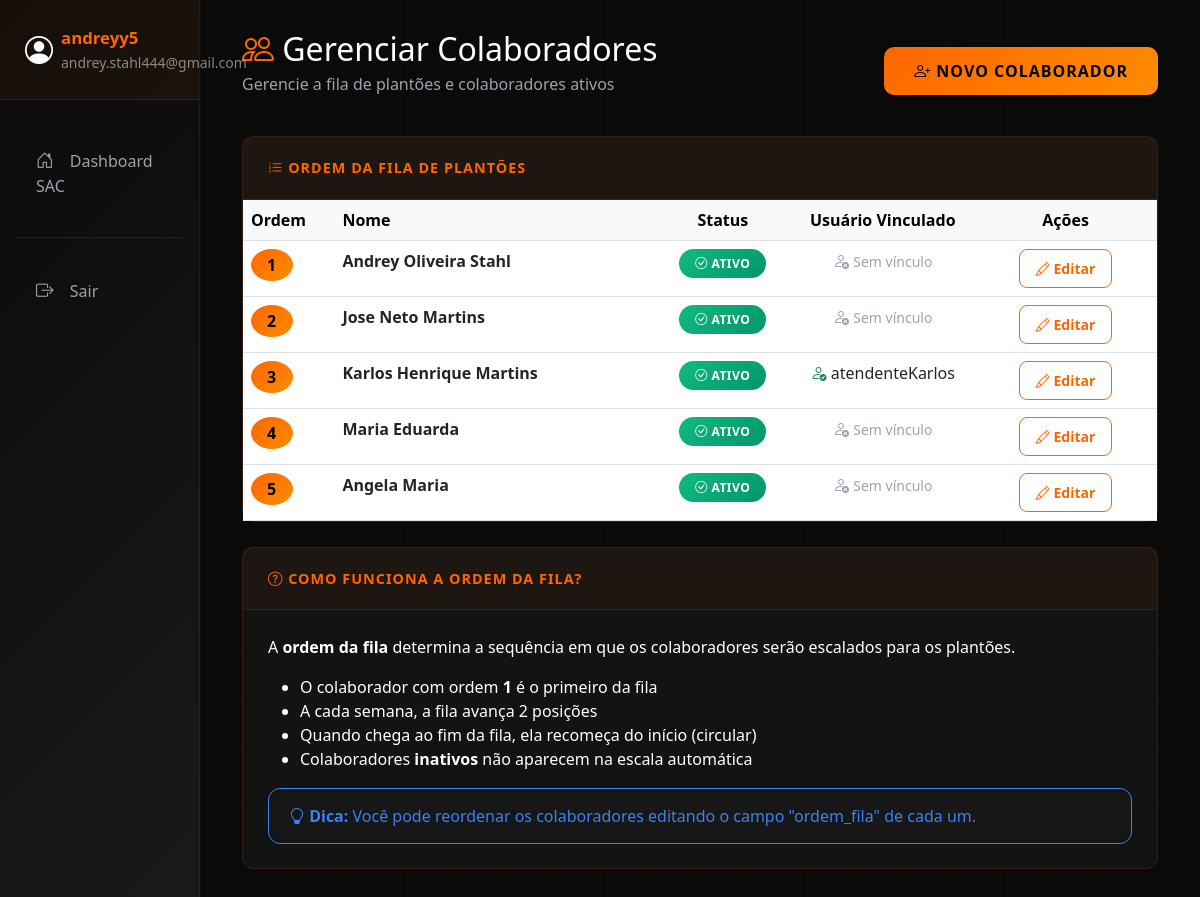
The app's page /plantao/colaboradores/ (signed in), older data.
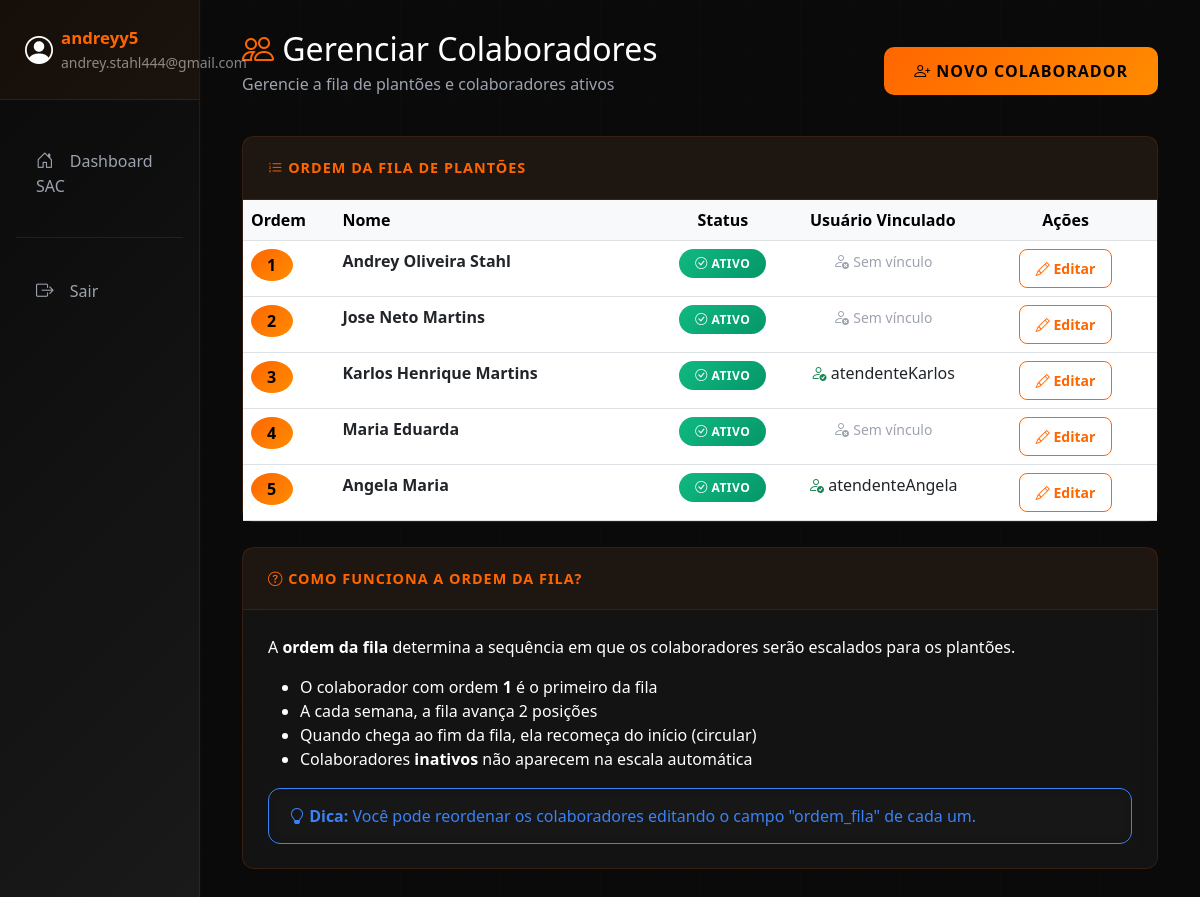
The same page, newer data.
### apps/plantao/models.py (models this page shows, shortened)
class Colaborador(models.Model):
    user = models.OneToOneField(User, on_delete=models.CASCADE, related_name='colaborador', null=True, blank=True)
    nome_completo = models.CharField(max_length=200)
    ativo = models.BooleanField(default=True)
    ordem_fila = models.IntegerField(default=0, help_text="Ordem na fila de plantões")
    class Meta:
        verbose_name = "Colaborador"
        verbose_name_plural = "Colaboradores"
        ordering = ['ordem_fila', 'nome_completo']

### apps/plantao/views.py (the view)
    def wrapper(request, *args, **kwargs):
        if not is_admin(request.user):
            messages.error(request, '🔒 Você não tem permissão para acessar esta página.')
            return redirect('dashboard')
        return view_func(request, *args, **kwargs)

### apps/plantao/views.py (called while the page is built)
def is_admin(user):
    return user.groups.filter(name='Administrador').exists() or user.is_superuser

def get_user_colaborador(user):
    try:
        return Colaborador.objects.get(user=user)
    except Colaborador.DoesNotExist:
        return None

def admin_required(view_func):
    def wrapper(request, *args, **kwargs):
        if not is_admin(request.user):
            messages.error(request, '🔒 Você não tem permissão para acessar esta página.')
            return redirect('dashboard')
        return view_func(request, *args, **kwargs)
    return wrapper

@login_required
@admin_required
def gerenciar_colaboradores(request):
    colaboradores = Colaborador.objects.all().order_by('ordem_fila')
    context = {
        'colaboradores': colaboradores,
    }
    return render(request, 'dashboard/colaboradores.html', context)

### templates/dashboard/colaboradores.html (shortened to what the changed rows need)
{% extends 'base.html' %}
{% block content %}
<div class="d-flex justify-content-between align-items-center mb-4">
    <div>
        <h2 class="mb-1"><i class="bi bi-people text-primary"></i> Gerenciar Colaboradores</h2>
    </div>
</div>
<div class="card">
    <div class="card-body p-0">
        {% if colaboradores %}
            <div class="table-responsive">
                <table class="table table-hover mb-0">
                    <thead class="table-light">
                        <tr>
                            <th width="10%">Ordem</th>
                            <th width="35%">Nome</th>
                            <th width="15%" class="text-center">Status</th>
                            <th width="20%" class="text-center">Usuário Vinculado</th>
                            <th width="20%" class="text-center">Ações</th>
                        </tr>
                    </thead>
                    <tbody>
                        {% for colaborador in colaboradores %}
                        <tr>
                            <td>
                                <span class="badge bg-primary rounded-circle fs-6 px-3 py-2">
                                    {{ colaborador.ordem_fila }}
                                </span>
                            </td>
                            <td>
                                <strong>{{ colaborador.nome_completo }}</strong>
                            </td>
                            <td class="text-center">
                                {% if colaborador.ativo %}
                                    <span class="badge bg-success">
                                        <i class="bi bi-check-circle"></i> Ativo
                                    </span>
                                {% else %}
                                    <span class="badge bg-secondary">
                                        <i class="bi bi-x-circle"></i> Inativo
                                    </span>
                                {% endif %}
                            </td>
                            <td class="text-center">
                                {% if colaborador.user %}
                                    <i class="bi bi-person-check text-success"></i>
                                    {{ colaborador.user.username }}
                                {% else %}
                                    <i class="bi bi-person-x text-muted"></i>
                                    <small class="text-muted">Sem vínculo</small>
                                {% endif %}
                            </td>
                            <td class="text-center">
                                <a href="{% url 'editar_colaborador' colaborador.id %}" class="btn btn-sm btn-outline-primary">
                                    <i class="bi bi-pencil"></i> Editar
                                </a>
                            </td>
                        </tr>
                        {% endfor %}
                    </tbody>
                </table>
            </div>
        {% endif %}
    </div>
</div>
{% endblock %}

Row changes from the older to the newer data that the page shows:
changed Colaborador "Angela Maria": user.username (not shown) → "atendenteAngela"; no longer shows "Sem vínculo"
